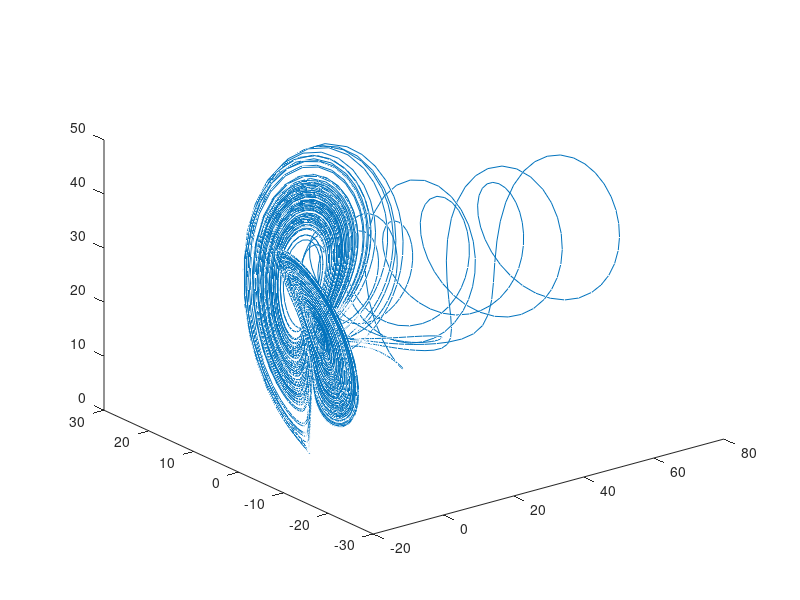
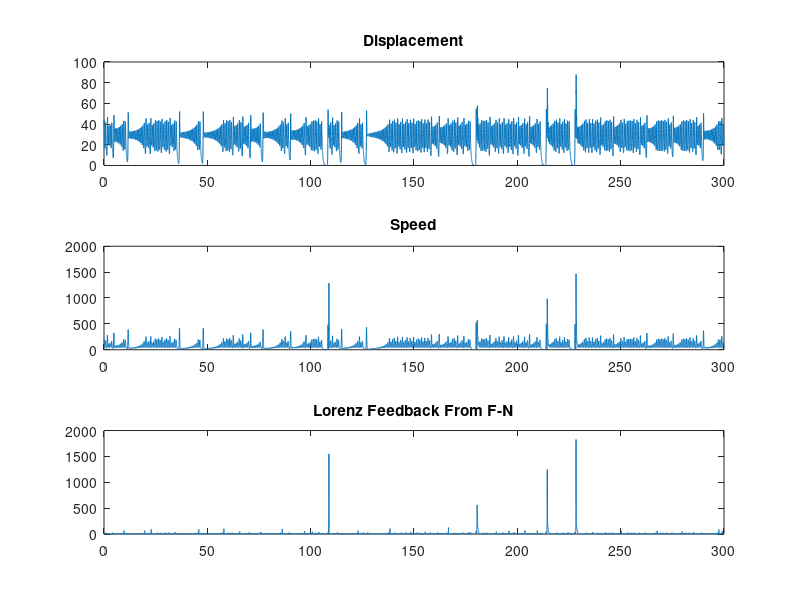
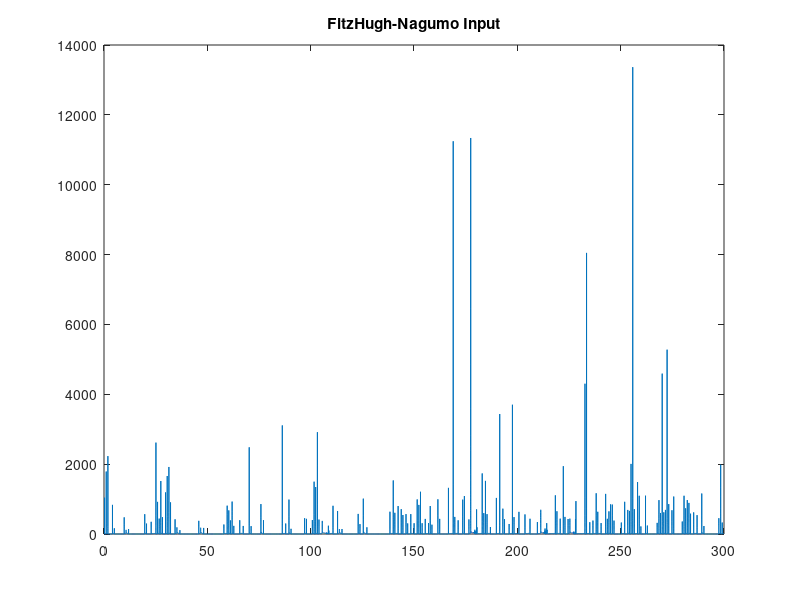
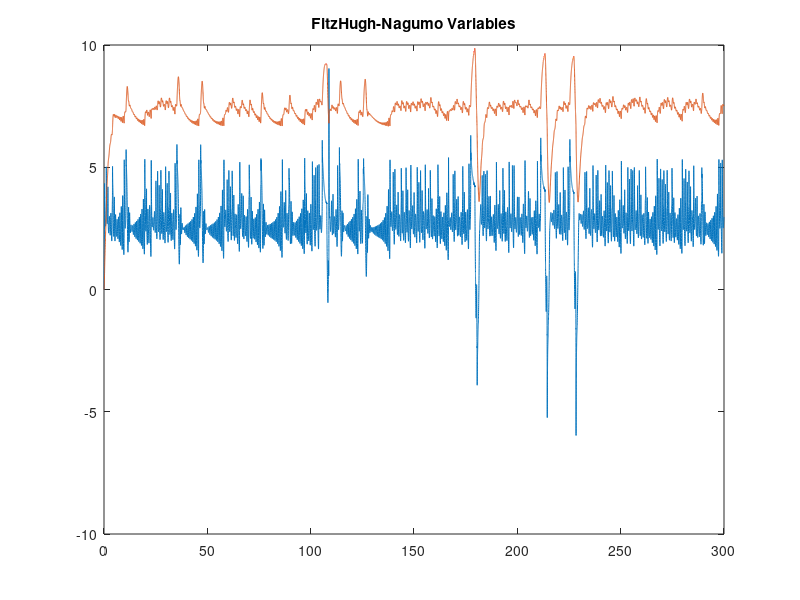

These figures' MATLAB source, in order:
close all; clear all

tmax = 300;

sigma = 10;
beta = 8/3;
rho = 28;
gamma = 1;
epsilon = .2;
lambda = 3;


p = 1;
q = .5;

f = @(t,a) [-sigma*a(1) + sigma*a(2) + epsilon * abs(a(4)-lambda).^4; rho*a(1) - a(2) - a(1)*a(3); -beta*a(3) + a(1)*a(2); ...
    (a(4) - (a(4).^3)/3 - a(5) + gamma*(a(1).^2 + a(2).^2 + a(3).^2)^(1/2)/(a(1)).^(1/2)); a(4) + p - q*a(5)];
[t,a] = ode45(f,[0 tmax],[15.7,16.8,35.9 0 0]);     % Runge-Kutta 4th/5th order ODE solver
plot3(a(:,1),a(:,2),a(:,3))

tdiffs = [t(2:end)-t(1:end-1) t(2:end)-t(1:end-1) t(2:end)-t(1:end-1)];
a_t = (a(2:end,1:3) - a(1:end-1,1:3)) .* (tdiffs.^(-1));

figure
subplot(3,1,1)
plot(t,(a(:,1).^2 + a(:,2).^2 + a(:,3).^2).^(1/2))
title('Displacement')
subplot(3,1,2)
plot(t(1:end-1),(a_t(:,1).^2 + a_t(:,2).^2 + a_t(:,3).^2).^(1/2))
title('Speed')
subplot(3,1,3)
plot(t,epsilon*abs(a(:,4)-lambda).^4)
title('Lorenz Feedback From F-N')


figure
plot(t,gamma*(a(:,1).^2 + a(:,2).^2 + a(:,3).^2).^(1/2)./a(:,1).^(1/2))
title('FitzHugh-Nagumo Input')

figure
plot(t,a(:,4),t,a(:,5))
title('FitzHugh-Nagumo Variables')


return;


dt = .25;
stoptime = 500;

sigma = 10;
rho = 28;
beta = 8/3;

t = 0;
x = 0.01;
y = -0.02;
z = 0.03;

tic
nframes = 1;
figure
while t<stoptime
    xnew = sigma*(y-x);
    ynew = x*(rho-z) - y;
    znew = x*y - beta*z;
    x = xnew;
    y = ynew;
    z = znew;
    
    t = t+dt;
%     hi.CData = B;
%     ht.String = ['Time = ' num2str(t)];
%     drawnow limitrate
    scatter3(x,y,z)
    drawnow limitrate
    nframes = nframes+1;
end